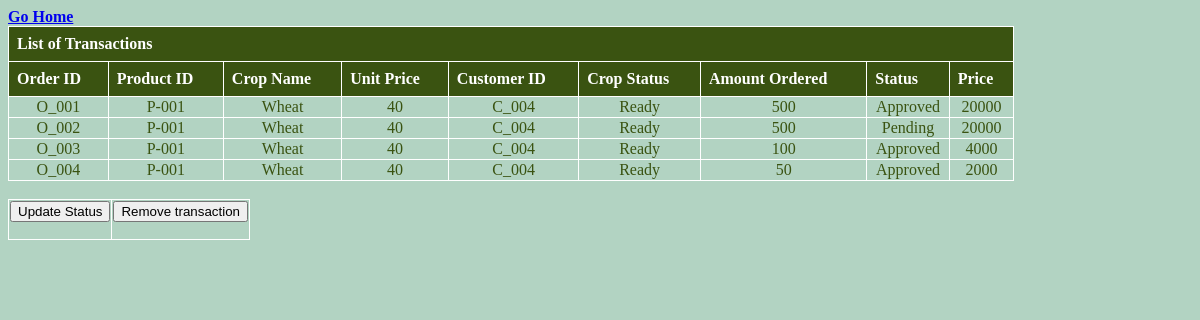
Screenshot of /view/transaction.php (signed in) with the database file from the repository.
### tables this page shows
CREATE TABLE `transactionlist` (
  `orderId` varchar(50) NOT NULL,
  `productId` varchar(50) NOT NULL,
  `cropName` varchar(50) NOT NULL,
  `unitPrice` varchar(50) NOT NULL,
  `c_id` varchar(50) NOT NULL,
  `cropStatus` varchar(50) NOT NULL,
  `amountOrdered` varchar(50) NOT NULL,
  `orderStatus` varchar(50) NOT NULL,
  `price` varchar(50) NOT NULL
);

### model/transactionModel.php (the view, shortened to what this page needs)
<?php
    if(isset($_COOKIE['astatus']) && isset($_SESSION['id']) && isset($_SESSION['pass']))
    {
    function viewTransactions()
    {
        $conn = getconnection();
        $sql = "SELECT * FROM transactionlist";
        $result = mysqli_query($conn, $sql);
        $count = mysqli_num_rows($result);
        if($count > 0)
            {
                while ($user = mysqli_fetch_row($result))
                {
                    echo "<tr style='text-align: center'>";
                        for($i = 0; $i<count($user); $i++)
                        {
                            echo "<td>".$user[$i]."</td>";
                        }
                    echo "</tr>";
                }
            }
        else
        {
            echo "could not fetch array";
            echo "<br><a href='../view/ahome.php'>Login</a>";
        }
    }
}
else
{
    echo "Invalid request";
    echo "<br><a href='../view/login.php'>Login</a>";
}
?>

### asset/TableStyle.css (style rules this page uses)
body { background-color: #B2D3C2; font-family: calibri; color: #3A5311; font-weight: bold; }
td,th { border: 1px solid white; }

### rows the page displays
transactionlist: orderId "O_001", productId "P-001", cropName "Wheat", unitPrice "40", c "C_004", cropStatus "Ready", amountOrdered "500", orderStatus "Approved", price "20000"
transactionlist: orderId "O_002", productId "P-001", cropName "Wheat", unitPrice "40", c "C_004", cropStatus "Ready", amountOrdered "500", orderStatus "Pending", price "20000"
transactionlist: orderId "O_003", productId "P-001", cropName "Wheat", unitPrice "40", c "C_004", cropStatus "Ready", amountOrdered "100", orderStatus "Approved", price "4000"
transactionlist: orderId "O_004", productId "P-001", cropName "Wheat", unitPrice "40", c "C_004", cropStatus "Ready", amountOrdered "50", orderStatus "Approved", price "2000"
